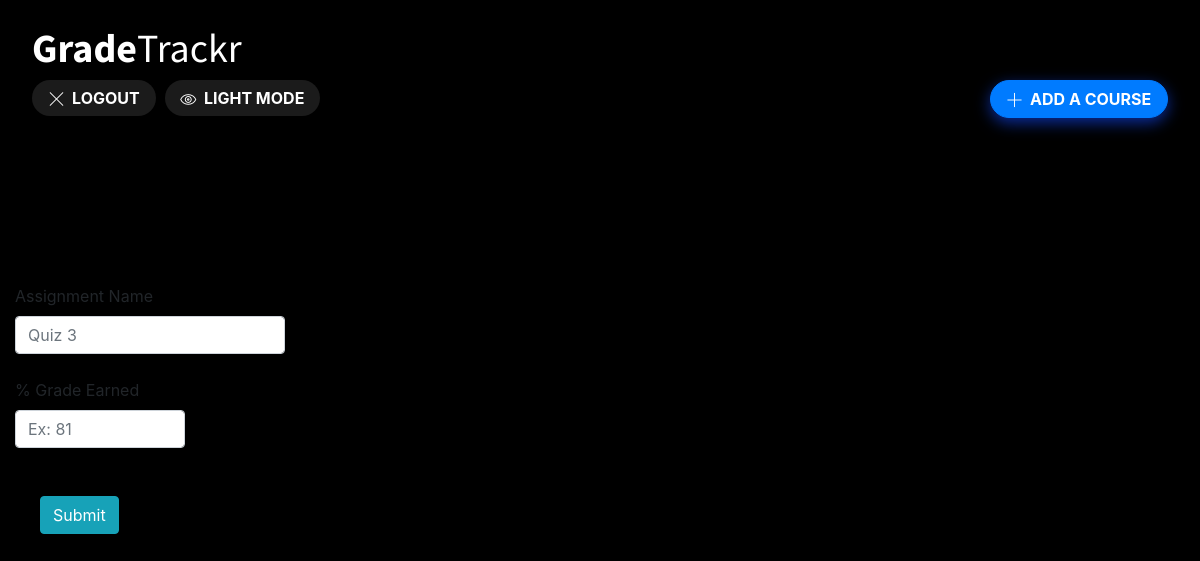
Before: /addAssignment/4/ (signed in) with the older database file.
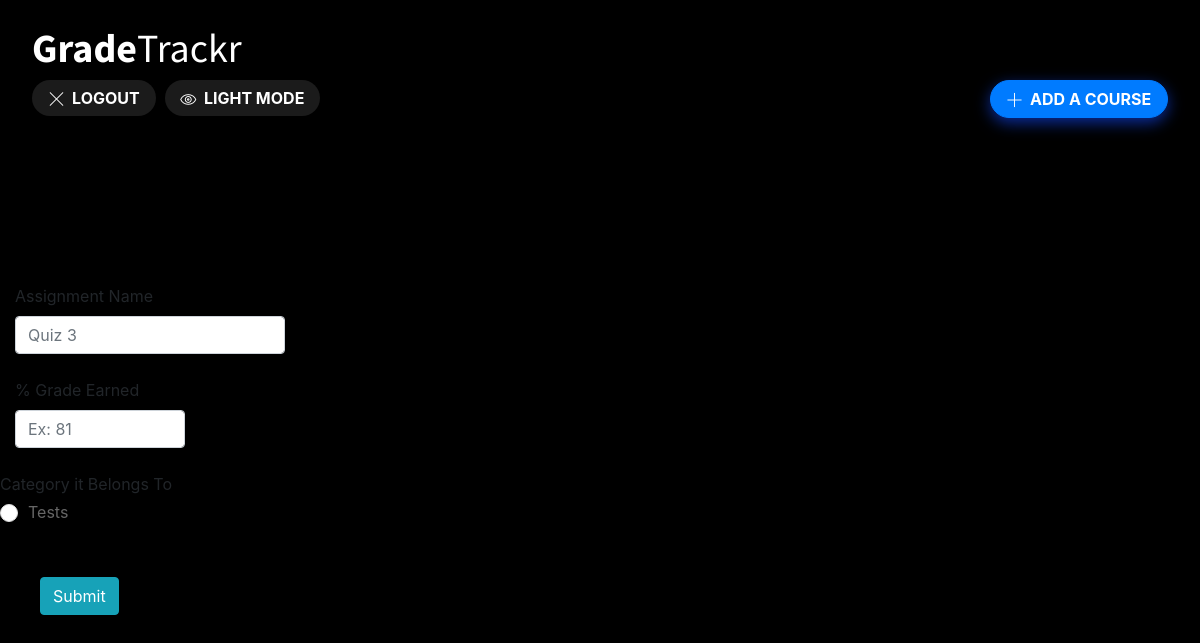
After: the same page with the newer database file.
### gradetracker/models.py (models this page shows, shortened)
class GradeCategory(models.Model):
    name = models.CharField(max_length=100)
    weightage = models.DecimalField(max_digits=5,
                                    decimal_places=2)
    courseItBelongsTo = models.ForeignKey(Course, on_delete=models.CASCADE, related_name="categories")
    avgCategoryGrade = models.ForeignKey(SingularGradeItem, on_delete=models.CASCADE, related_name="avgCategoryGrade", null=True)

### gradetracker/views.py (the view)
# urls.py: re_path(r'^addAssignment/(?P<course_id>\d+)/$', views.addAssignment, name='addAssignment'),
def addAssignment(request, course_id=None):
    if request.user.is_authenticated:
        if Course.objects.filter(id=course_id).exists() and Course.objects.get(id=course_id).student_It_Belongs_To.user==request.user:
            theCourse = Course.objects.get(pk=course_id)
            grade_categories = GradeCategory.objects.all().filter(courseItBelongsTo=theCourse)
            context = {'theCourse' : theCourse,
                    'grade_categories' : grade_categories,
                    'course' : theCourse}
            if request.method == 'POST':
                try:
                    if (request.POST.get('submitOrCancel')=="0"):
                        return HttpResponseRedirect(request.META.get('HTTP_REFERER'))
                    name = request.POST.get('assignmentName')
                    percentage = request.POST.get('weight')
                    notification = request.POST.get('notify')
                    gradeCatID = request.POST.get('categoryChoice')
                    new_assignment = Assignment()
                    new_assignment.name = name
                    new_assignment.gradePercentage = percentage
                    new_assignment.notifyStudentOrNot = notification
                    new_assignment.gradeCategoryItBelongsTo = GradeCategory.objects.get(id=gradeCatID)
                    new_assignment.save()
                    getAverage(course_id)
                    update_student_GPA(request.user.id)
                except Exception as e:
                    return render(request, 'gradetracker/addAssignment.html', {'theCourse' : theCourse, 'grade_categories' : grade_categories, 'course_id' : course_id, 'error_message' : "BIG ERROR " + str(e)})
                return CourseOverview(request, course_id)
            else:
                return render(request, 'gradetracker/addAssignment.html', context)
        else:
            return HttpResponseRedirect(reverse('gradetracker:dashboard'))
    else:
        return redirect('gradetracker:index')

### gradetracker/templates/gradetracker/addAssignment.html (shortened to what this page needs)
{% extends 'gradetracker/template.html' %}
{% load socialaccount %}
{% block content %}
<body>
    {% if error_message %}<p><strong>{{ error_message }}</strong></p>{% endif %}<br>
    {% if course.id%}
    <form action = "{% url 'gradetracker:addAssignment' course.id%}" method = "post">
        <div class = "tabbed">
            <label class = "section">Add an assignment to {{ course.name }}</label>
        </div>
        <hr class="my-4">
        <div>
            <div class="col-3">
                <label for="assignmentName">Assignment Name</label>
                <input type="text" class="form-control" id="assignmentName" name="assignmentName" required pattern=".*" placeholder="Quiz 3">
            </div>
            <br>
            <div class="col-2">
                <label for="weight">% Grade Earned</label>
                <input type="number" class="form-control" id="weight" name="weight" required pattern="[0-9]+\.+[0-9][0-9]" placeholder="Ex: 81" title="In format of XX.XX" min="1" max="100" step="0.01">
            </div>
            <br>
            {% if grade_categories %}
                <ul class = "list-group">
                    <label>Category it Belongs To</label>
                {% for category in grade_categories %}
                    <label for="choice{{ forloop.counter }}" >{{ category.name }}</label><br>
                {% endfor %}
                </ul>
            {% endif %}
            <br>
            <div class="tabbed">
                <button type="submit" class="btn btn-info" onclick="return confirm('Are you sure you want to submit?')">Submit</button>
            </div>
        </div>
    </form>
    {% endif %}
</body>
{% endblock %}

Changed rows visible on the page:
added GradeCategory: name "Tests"
Other visible differences:
text now shown: "Category it Belongs To"
